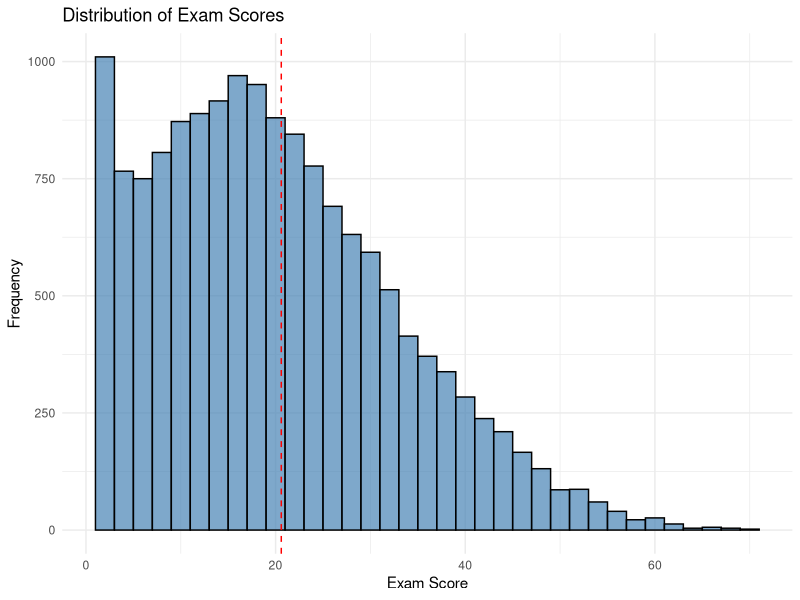
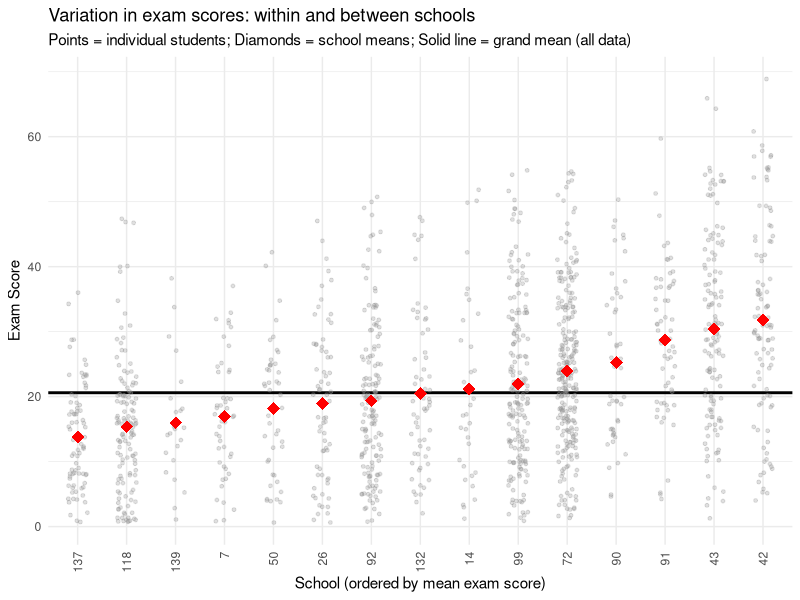

These figures' R source, in order: (Note: this script raises an error after producing the figures.)
## ---- chunk 1
#| label: setup
#| include: false

# configure global options for R code chunks:
# warning = F to suppress the display of warning messages generated during the execution of code chunks
# message = F to suppress the display of messages produced during the execution of code chunks
knitr::opts_chunk$set(warning = FALSE, message = FALSE, eval = TRUE)

# This qmd file requires the following packages to be installed:
#c("dplyr", "ggplot2", "emmeans", "lme4", "lmerTest")
## ---- chunk 2
# Load the required libraries
library(dplyr)
library(ggplot2)
library(lmerTest)

ilea_data <- read.csv("Assignments/Week 3/downloads/ilea_data.csv")

# Convert all character variables into factors
ilea_data <- ilea_data %>%
  mutate(across(where(is.character), as.factor)) %>%
  mutate(School = as.factor(School))

# Inspect the structure of the dataset
str(ilea_data)
## ---- chunk 3
# Create a histogram of exam scores
ggplot(ilea_data, aes(x = ExamScore)) +
  geom_histogram(binwidth = 2, fill = "steelblue", color = "black", alpha = 0.7) +
  geom_vline(xintercept = mean(ilea_data$ExamScore), linetype = "dashed", color = "red") +
  labs(title = "Distribution of Exam Scores",
       x = "Exam Score",
       y = "Frequency") +
  theme_minimal()
## ---- chunk 4
# Set seed for reproducibility
set.seed(123)

# Randomly select 15 unique schools
random_schools <- sample(unique(ilea_data$School), size = 15)

# Filter the data to include only the randomly selected schools
random_school_data <- ilea_data |>
  filter(School %in% random_schools)

# Calculate the average ExamScore for each school
school_avg_score <- random_school_data |>
  group_by(School) |>
  summarise(avg_exam_score = mean(ExamScore, na.rm = TRUE), .groups = "drop")

# Calculate the overall grand mean across all schools
grand_mean <- mean(ilea_data$ExamScore, na.rm = TRUE)

# Create scatter plot with jittered observations
ggplot(random_school_data, aes(x = reorder(School, ExamScore, FUN = mean), y = ExamScore)) +
  geom_hline(yintercept = grand_mean, linetype = "solid", color = "black", linewidth = 1) +
  geom_jitter(alpha = 0.3, width = 0.2, size = 1, color = "gray60") +
  geom_point(data = school_avg_score, aes(x = reorder(School, avg_exam_score), y = avg_exam_score),
             size = 4, shape = 18, color = "red") +
  labs(title = "Variation in exam scores: within and between schools",
       subtitle = "Points = individual students; Diamonds = school means; Solid line = grand mean (all data)",
       x = "School (ordered by mean exam score)",
       y = "Exam Score") +
  theme_minimal() +
  theme(axis.text.x = element_text(angle = 90, hjust = 1, vjust = 0.5))
## ---- chunk 5
# Fit the random intercept model
random_intercept_model <- lmer(ExamScore ~ 1 + (1 | School), data = ilea_data)
summary(random_intercept_model)
## ---- chunk 6
# Use effects coding for the categorical variables
options(contrasts = c("contr.sum", "contr.poly"))
## ---- chunk 7
# Fit the random intercept model with subject-level variables    
random_intercept_model_L1variables <- lmer(ExamScore ~ Gender + VRBand + (1 | School), data = ilea_data)
summary(random_intercept_model_L1variables)

contrasts(ilea_data$Gender)
contrasts(ilea_data$VRBand)

# Obtain the ANOVA table for the subject-level variables
anova(random_intercept_model_L1variables)
## ---- chunk 8
# Center the context-level variables
ilea_data <- ilea_data %>%
  mutate(PercentFSM_c = scale(PercentFSM, scale = FALSE))
## ---- chunk 9
# Fit the random intercept model with subject-level and context-level variables
random_intercept_model_L1L2variables <- lmer(ExamScore ~PercentFSM_c + (1 | School), data = ilea_data)
summary(random_intercept_model_L1L2variables)

# Obtain the ANOVA table
anova(random_intercept_model_L1L2variables)  
## ---- chunk 10
# Fit the model with the interaction between PercentFSM_c and Gender
random_intercept_model_interaction1 <- lmer(ExamScore ~ PercentFSM_c*Gender + (1 | School), data = ilea_data)
summary(random_intercept_model_interaction1)

# Fit the model with the interaction between PercentFSM_c and VRBand
random_intercept_model_interaction2 <- lmer(ExamScore ~ PercentFSM_c*VRBand + (1 | School), data = ilea_data)
summary(random_intercept_model_interaction2)
## ---- chunk 11
# Fit a more complete model including both individual and school-level variables
model_full <- lmer(ExamScore ~ Gender + VRBand + PercentFSM_c + (1 | School), data = ilea_data)

# Extract conditional residuals from the full model
ilea_data <- ilea_data %>%
  mutate(residuals = residuals(model_full),
         fitted = fitted(model_full))

# Create a Q-Q plot to assess normality of residuals
ggplot(ilea_data, aes(sample = residuals)) +
  stat_qq() +
  stat_qq_line(color = "red") +
  labs(title = "Q-Q Plot of Conditional Residuals",
       x = "Theoretical Quantiles",
       y = "Sample Quantiles") +
  theme_minimal()

# Create a residuals vs fitted plot to assess homoscedasticity
ggplot(ilea_data, aes(x = fitted, y = residuals)) +
  geom_point(alpha = 0.3, size = 0.8) +
  geom_hline(yintercept = 0, linetype = "dashed", color = "red") +
  geom_smooth(se = FALSE, color = "blue") +
  labs(title = "Residuals vs Fitted Values",
       x = "Fitted Values",
       y = "Conditional Residuals") +
  theme_minimal()
